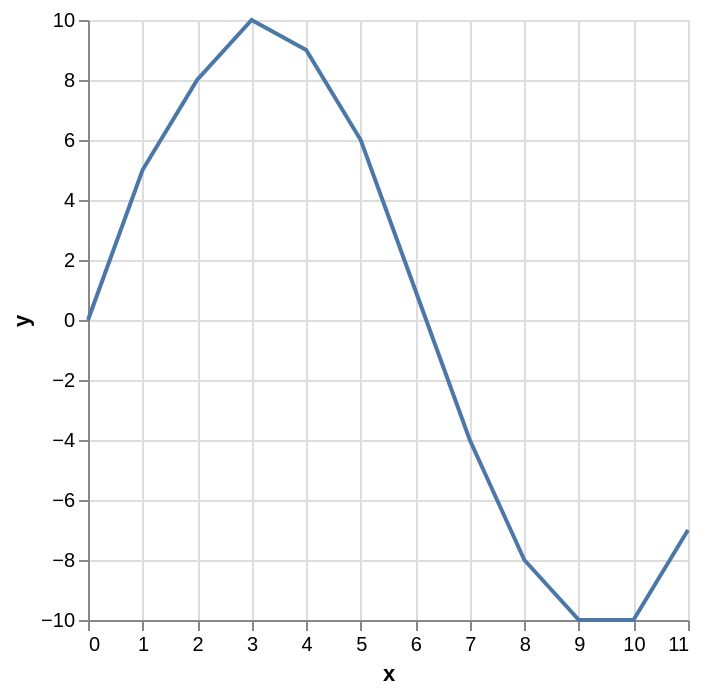

Write notebook code for a chart like this one.
### Code cell
interface Point { x: number; y: number }
const points: Point[] = Array.from({ length: 12 }, (_, i) => ({ x: i, y: Math.round(10 * Math.sin(i / 2)) }));
const chart = {
  toSpec: () => ({
    $schema: "https://vega.github.io/schema/vega-lite/v5.json",
    data: { values: points },
    mark: "line",
    encoding: { x: { field: "x", type: "quantitative" }, y: { field: "y", type: "quantitative" } },
  }),
};
chart

### Figure 1 — Vega-Lite specification as saved in the notebook (floating-point values rounded to 4 significant figures)
{"$schema": "https://vega.github.io/schema/vega-lite/v5.json", "data": {"values": [{"x": 0, "y": 0}, {"x": 1, "y": 5}, {"x": 2, "y": 8}, {"x": 3, "y": 10}, {"x": 4, "y": 9}, {"x": 5, "y": 6}, {"x": 6, "y": 1}, {"x": 7, "y": -4}, {"x": 8, "y": -8}, {"x": 9, "y": -10}, {"x": 10, "y": -10}, {"x": 11, "y": -7}]}, "encoding": {"x": {"field": "x", "type": "quantitative"}, "y": {"field": "y", "type": "quantitative"}}, "mark": "line"}
